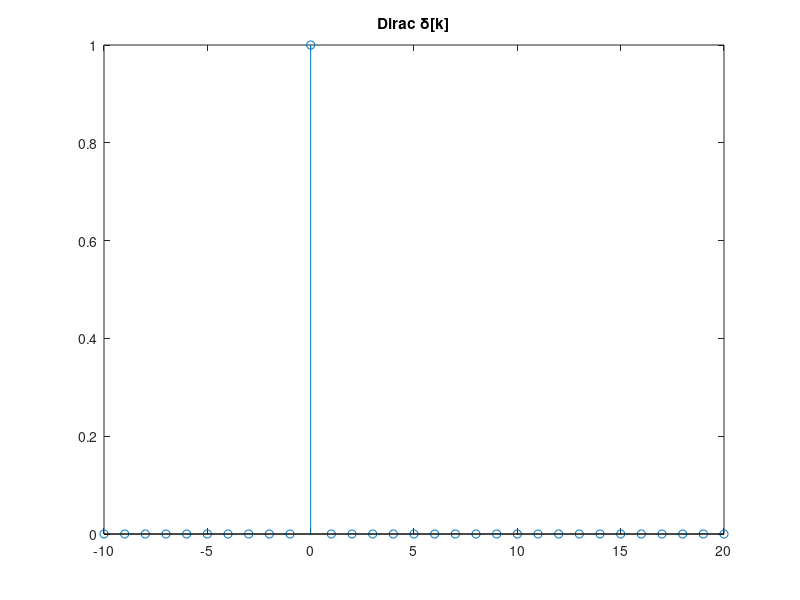
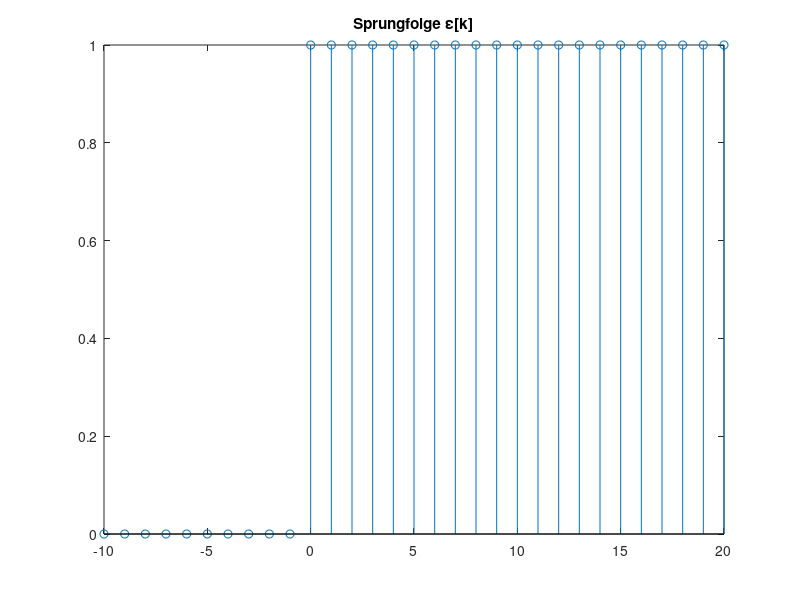
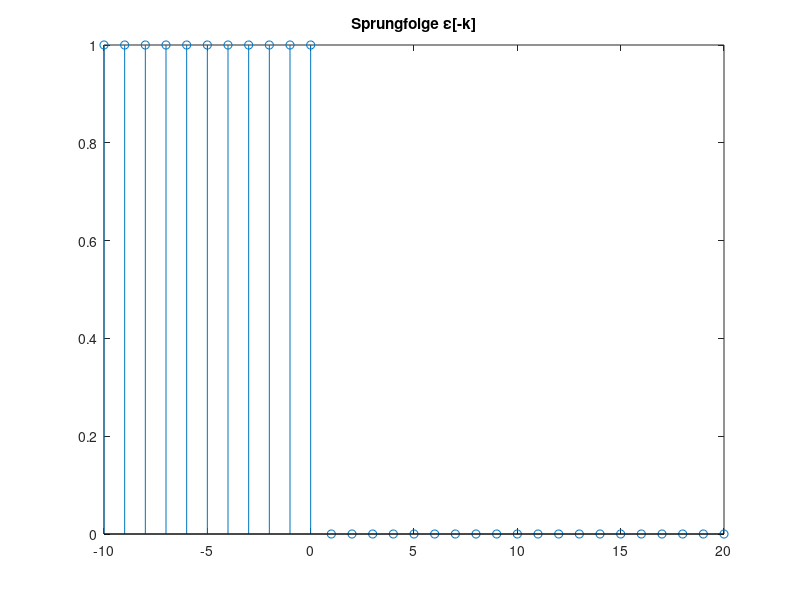
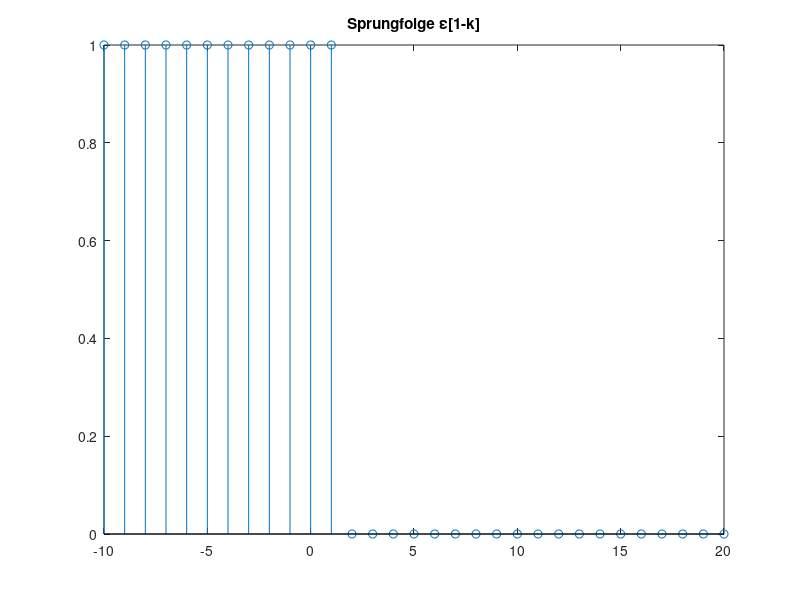

Reproduce these figures in MATLAB, in order.
k = -10:20;

% Dirac \delta[k]
figure(1);
stem(k, (k==0));
title('Dirac \delta[k]');

% Sprungfolge \epsilon[k]
figure(2);
stem(k, (k >= 0));
title('Sprungfolge \epsilon[k]')

% Sprungfolge \epsilon[-k]
figure(3);
stem(k, ((-k) >= 0));
title('Sprungfolge \epsilon[-k]')

% Sprungfolge \epsilon[1-k]
figure(4);
stem(k, ((1-k) >= 0));
title('Sprungfolge \epsilon[1-k]')

% Signumfolge sgn[k]
figure(5);
stem(k, sign(k));
title('Signumfolge sgn[k]')

% Exponentialfolge e^{-k} \epsilon[k]
figure(6);
stem(k, exp(-k).*(k >= 0));
title('Exponentialfolge e^{-k} \epsilon[k]')

% Exponentialfolge e^{j \omega k} \epsilon[k]
omega = pi/4;
figure(7);
stem(k, exp(i * omega * k));
title('Exponentialfolge e^{j \omega k} \epsilon[k]')

% Autokorrelation
Sa = [1, -1, 1, 1];
figure(8);
subplot(2,1,1);
stem(Sa);
subplot(2,1,2);
stem(xcorr(Sa));

Sb = [1 1 1 -1 -1 1 -1];
figure(9);
subplot(2,1,1);
stem(Sb);
subplot(2,1,2);
stem(xcorr(Sb));

Sc = [1 1 1 -1 -1 -1 1 -1 -1 1 -1];
figure(10);
subplot(2,1,1);
stem(Sc);
subplot(2,1,2);
stem(xcorr(Sc));

Sd = [1 1 1 1 1 -1 -1 1 1 -1 1 -1 1];
figure(11);
subplot(2,1,1);
stem(Sd);
subplot(2,1,2);
stem(xcorr(Sd));

